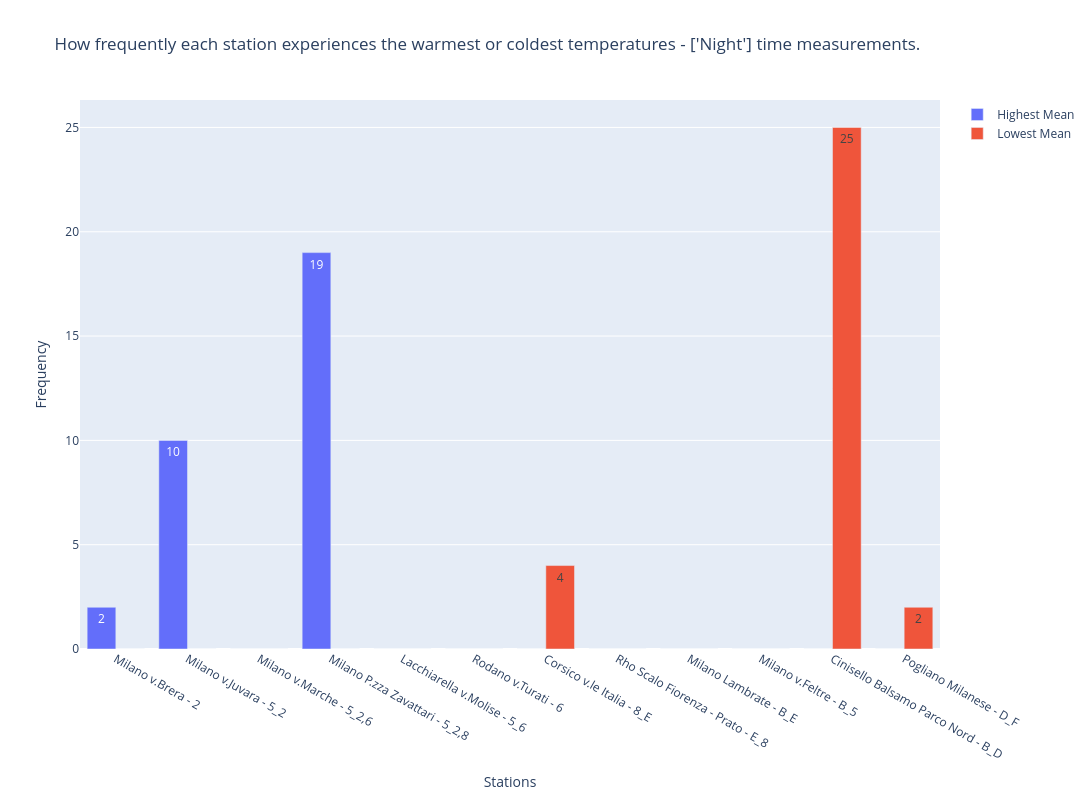

Source (notebook cell):
### Code cell
stations = df_agg_meteo['Name_LCZ'].unique()

station_counts = {station: {'Highest Mean': 0, 'Lowest Mean': 0} for station in stations}

order_of_stations = ['Milano v.Brera - 2', 'Milano v.Juvara - 5_2', 'Milano v.Marche - 5_2,6', 'Milano P.zza Zavattari - 5_2,8', 'Lacchiarella v.Molise - 5_6',
                        'Rodano v.Turati - 6', 'Corsico v.le Italia - 8_E', 'Rho Scalo Fiorenza - Prato - E_8', 'Milano Lambrate - B_E', 'Milano v.Feltre - B_5',
                        'Cinisello Balsamo Parco Nord - B_D', 'Pogliano Milanese - D_F']

if tagg_w.value == 'H':
    for date in df_agg_meteo['Date'].unique():
        df_date = df_agg_meteo[df_agg_meteo['Date'] == date]
        max_mean_station = df_date.loc[df_date['Mean'].idxmax()]['Name_LCZ']
        station_counts[max_mean_station]['Highest Mean'] += 1
        min_mean_station = df_date.loc[df_date['Mean'].idxmin()]['Name_LCZ']
        station_counts[min_mean_station]['Lowest Mean'] += 1

elif tagg_w.value != 'H':
    for date in df_agg_meteo['DateTime'].unique():
        df_date = df_agg_meteo[df_agg_meteo['DateTime'] == date]
        max_mean_station = df_date.loc[df_date['Mean'].idxmax()]['Name_LCZ']
        station_counts[max_mean_station]['Highest Mean'] += 1
        min_mean_station = df_date.loc[df_date['Mean'].idxmin()]['Name_LCZ']
        station_counts[min_mean_station]['Lowest Mean'] += 1

categories = order_of_stations
characteristics = ['Highest Mean', 'Lowest Mean']

data = []
for characteristic in characteristics:
    values = [station_counts[station][characteristic] for station in categories]
    text_values = [f'{value}' for value in values]
    bar_trace = go.Bar(
        x=categories,
        y=values,
        text=text_values,
        textposition='auto',  
        name=characteristic
    )
    
    data.append(bar_trace)

layout = go.Layout(
    title=f"How frequently each station experiences the warmest or coldest temperatures - {selected_icons_2} time measurements.",
    xaxis=dict(title='Stations'),
    yaxis=dict(title='Frequency'),
    barmode='group',  # Group bars
    width=1200,
    height=800,
)
fig_bar_chart = go.Figure(data=data, layout=layout)
fig_bar_chart.show()

### Figure 1 — Plotly figure (JSON) as saved in the notebook; plotly's stock layout.template omitted (floating-point values rounded to 4 significant figures)
{"data": [{"name": "Highest Mean", "text": ["2", "10", "0", "19", "0", "0", "0", "0", "0", "0", "0", "0"], "textposition": "auto", "type": "bar", "x": ["Milano v.Brera - 2", "Milano v.Juvara - 5_2", "Milano v.Marche - 5_2,6", "Milano P.zza Zavattari - 5_2,8", "Lacchiarella v.Molise - 5_6", "Rodano v.Turati - 6", "Corsico v.le Italia - 8_E", "Rho Scalo Fiorenza - Prato - E_8", "Milano Lambrate - B_E", "Milano v.Feltre - B_5", "Cinisello Balsamo Parco Nord - B_D", "Pogliano Milanese - D_F"], "y": [2, 10, 0, 19, 0, 0, 0, 0, 0, 0, 0, 0]}, {"name": "Lowest Mean", "text": ["0", "0", "0", "0", "0", "0", "4", "0", "0", "0", "25", "2"], "textposition": "auto", "type": "bar", "x": ["Milano v.Brera - 2", "Milano v.Juvara - 5_2", "Milano v.Marche - 5_2,6", "Milano P.zza Zavattari - 5_2,8", "Lacchiarella v.Molise - 5_6", "Rodano v.Turati - 6", "Corsico v.le Italia - 8_E", "Rho Scalo Fiorenza - Prato - E_8", "Milano Lambrate - B_E", "Milano v.Feltre - B_5", "Cinisello Balsamo Parco Nord - B_D", "Pogliano Milanese - D_F"], "y": [0, 0, 0, 0, 0, 0, 4, 0, 0, 0, 25, 2]}], "layout": {"barmode": "group", "height": 800, "title": {"text": "How frequently each station experiences the warmest or coldest temperatures - ['Night'] time measurements."}, "width": 1200, "xaxis": {"autorange": true, "range": [-0.5, 11.5], "title": {"text": "Stations"}, "type": "category"}, "yaxis": {"autorange": true, "range": [0, 26.32], "title": {"text": "Frequency"}, "type": "linear"}}}
